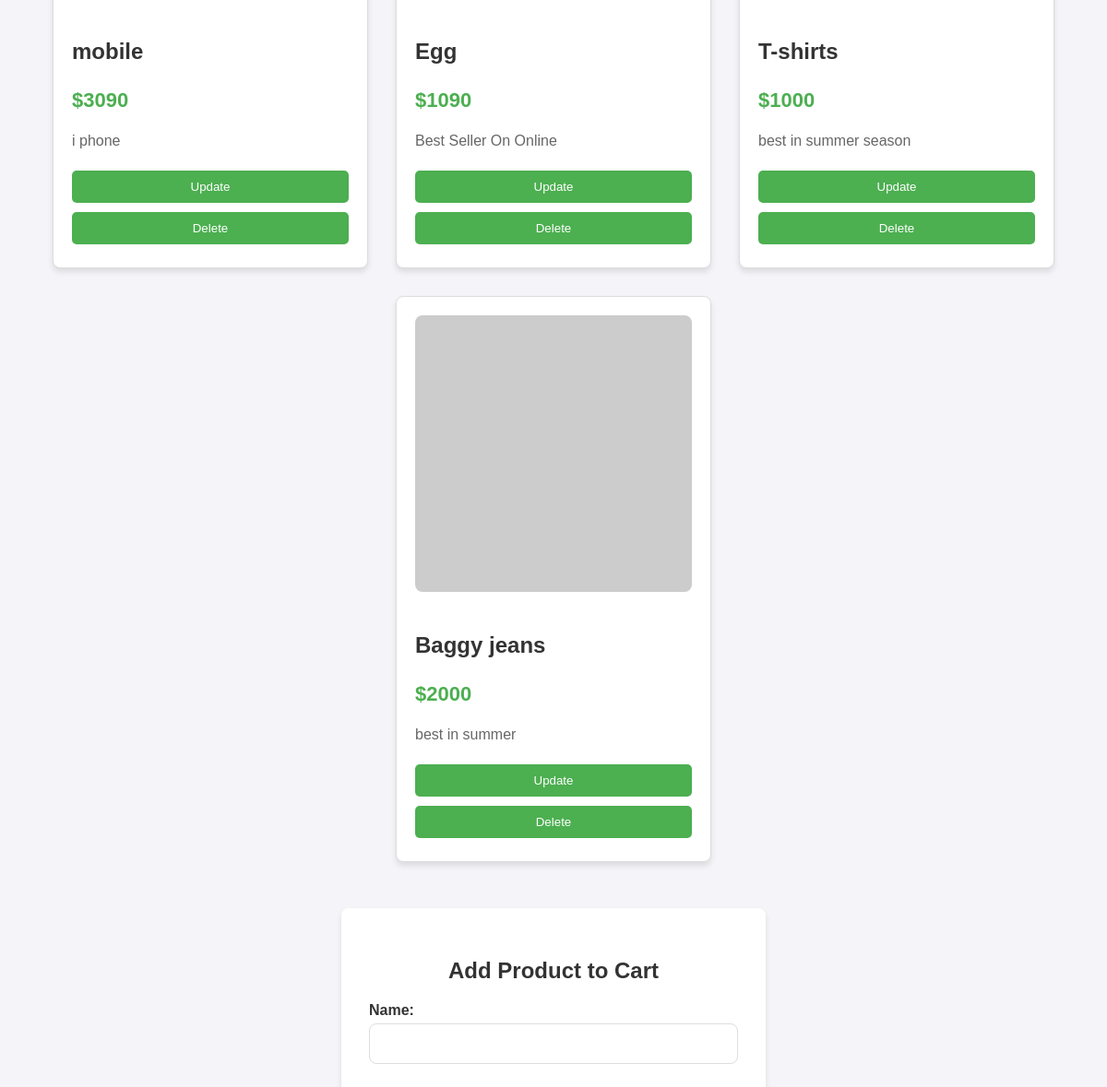
The page /electronics/product/ (middle part) on the database as committed earlier.
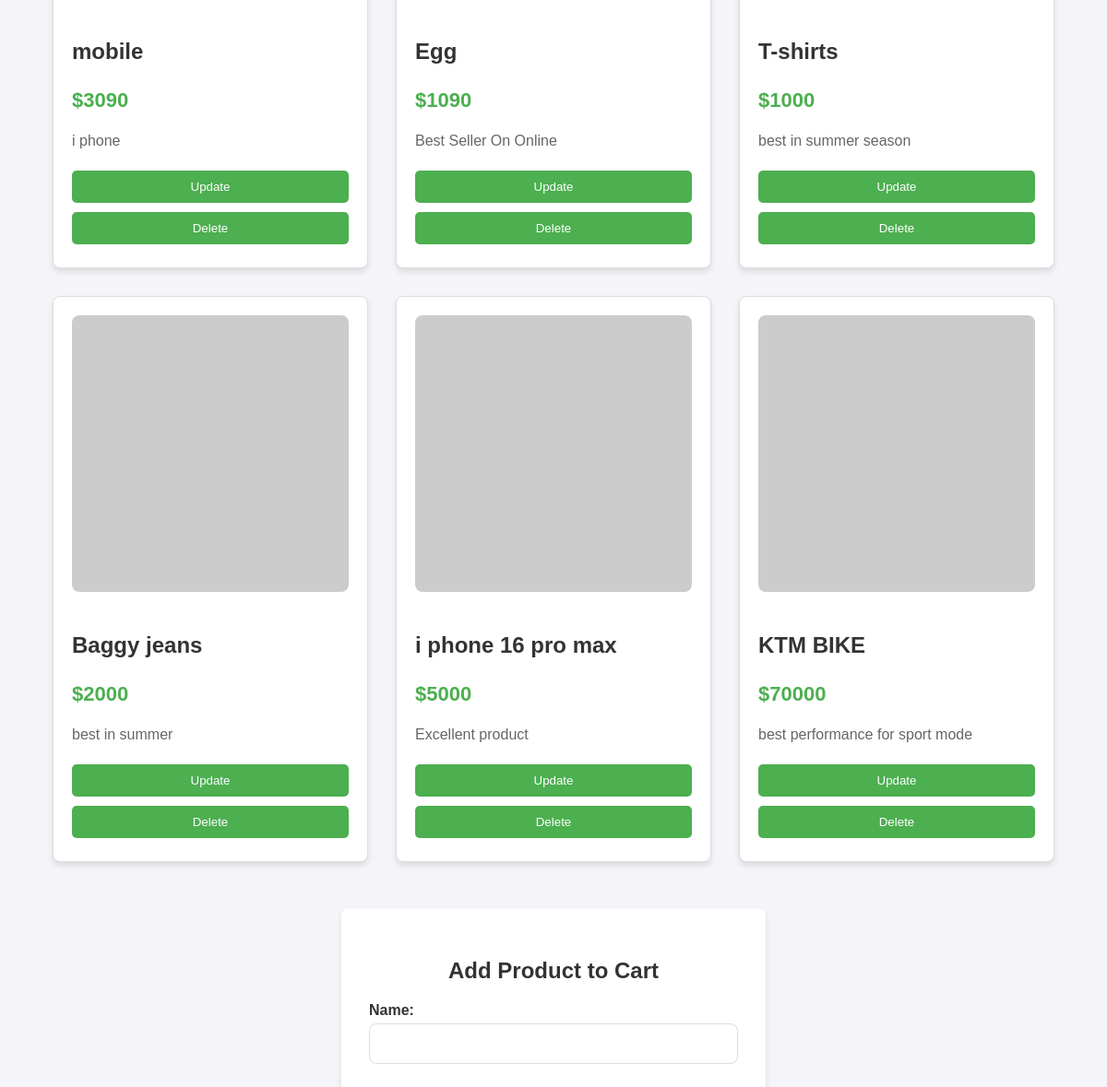
The same page on the database as committed later.
### electronics/models.py (models this page shows, shortened)
class product(models.Model):
    name = models.CharField(max_length=100)
    price = models.IntegerField()
    description = models.TextField()
    image=models.ImageField(upload_to='product_images/',null=True, blank=True)

### electronics/views.py (the view)
# urls.py: path('product/',views.product_detail, name="product_detail"),
def product_detail(request):
    prod=product.objects.all()
    form = productForm()
    if request.method == 'POST':
        form = productForm(request.POST, request.FILES)
        if form.is_valid():
            form.save()
            form = productForm()
    return render(request,'electronics/product_detail.html',{"prod":prod,"form":form})

### electronics/forms.py
class productForm(forms.ModelForm):
    class Meta:
        model=product
        fields= ['id','name','price','description','image']

### electronics/templates/electronics/product_detail.html (shortened to what this page needs)
<!DOCTYPE html>
<html lang="en">
<head>
</head>
<body>
    <div class="product-container">
        {% for pro in prod %}
            <div class="product-card">
                {% if pro.image %}
                    <img src="{{ pro.image.url }}" alt="{{ pro.name }}">
                {% else %}
                    <img src="https://via.placeholder.com/300x300.png?text=No+Image" alt="No Image Available">
                {% endif %}
                <h2>{{ pro.name }}</h2>
                <p class="price">${{ pro.price }}</p>
                <p>{{ pro.description }}</p>
                <a href="{% url 'update_product' pro.id %}">
                    <button type="button">Update</button>
                </a>
                <a href="{% url 'delete_product' pro.id %}">
                    <button type="button">Delete</button>
                </a>
            </div>
        {% endfor %}
    </div>
    <div class="form-container">
        <h3>Add Product to Cart</h3>
        <form method="post" enctype="multipart/form-data">
            {{ form.as_p }}
        </form>
    </div>
</body>
</html>

Rows that differ between the two databases and show on the page:
added product: name "i phone 16 pro max", price "5000", description "Excellent product"
added product: name "KTM BIKE", price "70000", description "best performance for sport mode"
